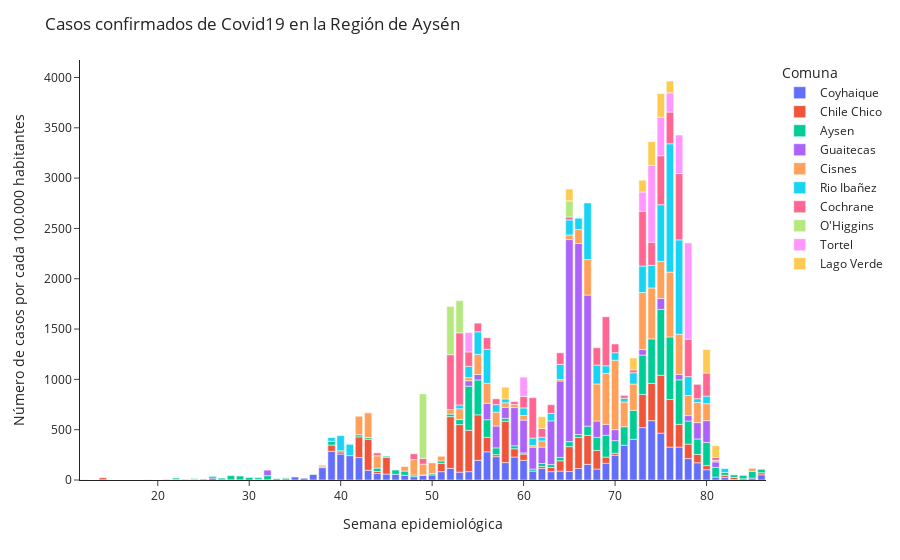

The notebook cell this image was saved under:
### Code cell
#Casos confirmados

px.bar(df_tasa[(df_tasa['etapa_clinica']=='CONFIRMADA')],
        x= 'semana_epidemiologica_21',
        y= 'bypop_total',
        color='comuna_seremi_xi',
       labels={'comuna_seremi_xi':'Comuna'},
       ).update_layout(title= 'Casos confirmados de Covid19 en la Región de Aysén',
                       yaxis_title='Número de casos por cada 100.000 habitantes',
                       xaxis_title='Semana epidemiológica',
                       template='simple_white')

### Figure 1 — Plotly figure (JSON) as saved in the notebook; plotly's stock layout.template omitted (floating-point values rounded to 4 significant figures)
{"data": [{"alignmentgroup": "True", "hovertemplate": "Comuna=Coyhaique<br>semana_epidemiologica_21=%{x}<br>bypop_total=%{y}<extra></extra>", "legendgroup": "Coyhaique", "marker": {"color": "#636efa"}, "name": "Coyhaique", "offsetgroup": "Coyhaique", "orientation": "v", "showlegend": true, "textposition": "auto", "type": "bar", "x": [12, 14, 19, 21, 22, 23, 24, 26, 27, 28, 29, 31, 32, 34, 35, 36, 37, 38, 39, 40, 41, 42, 43, 44, 45, 46, 47, 48, 49, 50, 51, 52, 53, 54, 55, 56, 57, 58, 59, 60, 61, 62, 63, 64, 65, 66, 67, 68, 69, 70, 71, 72, 73, 74, 75, 76, 77, 78, 79, 80, 81, 82, 83, 84, 85, 86], "xaxis": "x", "y": [1.73, 1.73, 1.73, 3.459, 6.918, 5.189, 5.189, 19.03, 1.73, 1.73, 1.73, 6.918, 1.73, 12.11, 29.4, 17.3, 55.35, 122.8, 285.4, 257.7, 242.1, 223.1, 96.86, 63.99, 58.81, 57.08, 46.7, 32.86, 46.7, 50.16, 83.02, 115.9, 77.83, 83.02, 195.4, 280.2, 231.8, 173.0, 228.3, 195.4, 88.21, 114.2, 83.02, 88.21, 84.75, 114.2, 155.7, 109.0, 166.0, 245.6, 345.9, 404.7, 520.6, 589.8, 465.3, 326.9, 326.9, 212.7, 171.2, 102.0, 29.4, 25.94, 5.189, 12.11, 19.03, 51.89], "yaxis": "y"}, {"alignmentgroup": "True", "hovertemplate": "Comuna=Chile Chico<br>semana_epidemiologica_21=%{x}<br>bypop_total=%{y}<extra></extra>", "legendgroup": "Chile Chico", "marker": {"color": "#EF553B"}, "name": "Chile Chico", "offsetgroup": "Chile Chico", "orientation": "v", "showlegend": true, "textposition": "auto", "type": "bar", "x": [14, 39, 40, 42, 43, 44, 45, 51, 52, 53, 54, 55, 56, 57, 58, 59, 60, 62, 63, 64, 65, 66, 67, 68, 69, 70, 73, 74, 75, 76, 77, 78, 79, 80, 82, 83, 86], "xaxis": "x", "y": [20.55, 61.66, 20.55, 205.5, 308.3, 20.55, 164.4, 82.22, 513.9, 472.8, 411.1, 452.2, 143.9, 20.55, 411.1, 82.22, 61.66, 20.55, 41.11, 102.8, 246.7, 308.3, 287.8, 185.0, 61.66, 20.55, 328.9, 370.0, 575.5, 472.8, 226.1, 143.9, 82.22, 41.11, 20.55, 20.55, 20.55], "yaxis": "y"}, {"alignmentgroup": "True", "hovertemplate": "Comuna=Aysen<br>semana_epidemiologica_21=%{x}<br>bypop_total=%{y}<extra></extra>", "legendgroup": "Aysen", "marker": {"color": "#00cc96"}, "name": "Aysen", "offsetgroup": "Aysen", "orientation": "v", "showlegend": true, "textposition": "auto", "type": "bar", "x": [22, 24, 25, 26, 27, 28, 29, 30, 31, 32, 33, 34, 37, 38, 39, 40, 42, 43, 44, 45, 46, 47, 48, 49, 50, 51, 52, 53, 54, 55, 56, 57, 58, 59, 60, 61, 62, 63, 64, 65, 66, 67, 68, 69, 70, 71, 72, 73, 74, 75, 76, 77, 78, 79, 80, 81, 82, 83, 84, 85, 86], "xaxis": "x", "y": [12.52, 8.348, 8.348, 16.7, 16.7, 41.74, 37.56, 25.04, 16.7, 41.74, 12.52, 8.348, 4.174, 8.348, 37.56, 12.52, 20.87, 16.7, 33.39, 12.52, 41.74, 41.74, 16.7, 4.174, 12.52, 25.04, 25.04, 50.09, 438.2, 346.4, 175.3, 66.78, 29.22, 29.22, 12.52, 20.87, 29.22, 29.22, 33.39, 50.09, 29.22, 91.82, 129.4, 217.0, 125.2, 183.6, 288.0, 392.3, 442.4, 655.3, 621.9, 442.4, 229.6, 154.4, 229.6, 96.0, 29.22, 25.04, 33.39, 66.78, 33.39], "yaxis": "y"}, {"alignmentgroup": "True", "hovertemplate": "Comuna=Guaitecas<br>semana_epidemiologica_21=%{x}<br>bypop_total=%{y}<extra></extra>", "legendgroup": "Guaitecas", "marker": {"color": "#ab63fa"}, "name": "Guaitecas", "offsetgroup": "Guaitecas", "orientation": "v", "showlegend": true, "textposition": "auto", "type": "bar", "x": [32, 54, 55, 56, 57, 58, 59, 60, 61, 62, 63, 64, 65, 66, 67, 68, 69, 70, 73, 75, 77, 78, 79, 80, 81], "xaxis": "x", "y": [54.26, 54.26, 54.26, 162.8, 217.0, 108.5, 379.8, 325.6, 217.0, 162.8, 434.1, 759.6, 2008.0, 1899.0, 1302.0, 162.8, 108.5, 108.5, 54.26, 108.5, 54.26, 54.26, 162.8, 217.0, 54.26], "yaxis": "y"}, {"alignmentgroup": "True", "hovertemplate": "Comuna=Cisnes<br>semana_epidemiologica_21=%{x}<br>bypop_total=%{y}<extra></extra>", "legendgroup": "Cisnes", "marker": {"color": "#FFA15A"}, "name": "Cisnes", "offsetgroup": "Cisnes", "orientation": "v", "showlegend": true, "textposition": "auto", "type": "bar", "x": [38, 42, 43, 44, 47, 48, 49, 50, 51, 52, 53, 54, 55, 56, 57, 58, 59, 60, 61, 62, 64, 65, 66, 67, 68, 69, 70, 71, 72, 73, 74, 75, 76, 77, 78, 79, 80, 81, 85], "xaxis": "x", "y": [15.34, 184.1, 245.5, 122.8, 46.03, 153.4, 107.4, 107.4, 46.03, 46.03, 107.4, 30.69, 199.5, 199.5, 138.1, 46.03, 30.69, 46.03, 15.34, 61.38, 15.34, 46.03, 138.1, 352.9, 368.3, 506.4, 690.5, 245.5, 260.9, 567.7, 506.4, 368.3, 644.5, 399.0, 199.5, 199.5, 168.8, 15.34, 30.69], "yaxis": "y"}, {"alignmentgroup": "True", "hovertemplate": "Comuna=Rio Ibañez<br>semana_epidemiologica_21=%{x}<br>bypop_total=%{y}<extra></extra>", "legendgroup": "Rio Ibañez", "marker": {"color": "#19d3f3"}, "name": "Rio Ibañez", "offsetgroup": "Rio Ibañez", "orientation": "v", "showlegend": true, "textposition": "auto", "type": "bar", "x": [39, 40, 41, 53, 54, 55, 56, 57, 58, 60, 61, 62, 63, 64, 65, 66, 67, 68, 69, 70, 71, 72, 73, 74, 75, 76, 77, 78, 79, 80, 82], "xaxis": "x", "y": [37.51, 150.0, 112.5, 37.51, 112.5, 225.1, 337.6, 75.02, 37.51, 75.02, 75.02, 37.51, 75.02, 150.0, 150.0, 112.5, 562.6, 187.5, 75.02, 75.02, 37.51, 112.5, 262.6, 225.1, 562.6, 1275.0, 937.7, 187.5, 37.51, 75.02, 37.51], "yaxis": "y"}, {"alignmentgroup": "True", "hovertemplate": "Comuna=Cochrane<br>semana_epidemiologica_21=%{x}<br>bypop_total=%{y}<extra></extra>", "legendgroup": "Cochrane", "marker": {"color": "#FF6692"}, "name": "Cochrane", "offsetgroup": "Cochrane", "orientation": "v", "showlegend": true, "textposition": "auto", "type": "bar", "x": [44, 48, 49, 52, 53, 54, 55, 56, 57, 59, 60, 61, 62, 63, 64, 65, 68, 69, 70, 71, 72, 73, 74, 75, 76, 77, 78, 79, 80, 81], "xaxis": "x", "y": [28.65, 57.31, 57.31, 544.4, 716.3, 143.3, 85.96, 114.6, 57.31, 28.65, 114.6, 401.1, 85.96, 85.96, 114.6, 28.65, 171.9, 487.1, 85.96, 28.65, 28.65, 544.4, 229.2, 487.1, 315.2, 659.0, 372.5, 143.3, 229.2, 28.65], "yaxis": "y"}, {"alignmentgroup": "True", "hovertemplate": "Comuna=O'Higgins<br>semana_epidemiologica_21=%{x}<br>bypop_total=%{y}<extra></extra>", "legendgroup": "O'Higgins", "marker": {"color": "#B6E880"}, "name": "O'Higgins", "offsetgroup": "O'Higgins", "orientation": "v", "showlegend": true, "textposition": "auto", "type": "bar", "x": [49, 52, 53, 65], "xaxis": "x", "y": [640, 480.0, 320, 160], "yaxis": "y"}, {"alignmentgroup": "True", "hovertemplate": "Comuna=Tortel<br>semana_epidemiologica_21=%{x}<br>bypop_total=%{y}<extra></extra>", "legendgroup": "Tortel", "marker": {"color": "#FF97FF"}, "name": "Tortel", "offsetgroup": "Tortel", "orientation": "v", "showlegend": true, "textposition": "auto", "type": "bar", "x": [54, 60, 73, 74, 75, 76, 77, 78], "xaxis": "x", "y": [191.2, 191.2, 191.2, 764.8, 382.4, 191.2, 382.4, 956.0], "yaxis": "y"}, {"alignmentgroup": "True", "hovertemplate": "Comuna=Lago Verde<br>semana_epidemiologica_21=%{x}<br>bypop_total=%{y}<extra></extra>", "legendgroup": "Lago Verde", "marker": {"color": "#FECB52"}, "name": "Lago Verde", "offsetgroup": "Lago Verde", "orientation": "v", "showlegend": true, "textposition": "auto", "type": "bar", "x": [58, 62, 65, 72, 73, 74, 75, 76, 80, 81], "xaxis": "x", "y": [117.4, 117.4, 117.4, 117.4, 117.4, 234.7, 234.7, 117.4, 234.7, 117.4], "yaxis": "y"}], "layout": {"barmode": "relative", "legend": {"title": {"text": "Comuna"}, "tracegroupgap": 0}, "margin": {"t": 60}, "title": {"text": "Casos confirmados de Covid19 en la Región de Aysén"}, "xaxis": {"anchor": "y", "domain": [0, 1], "title": {"text": "Semana epidemiológica"}}, "yaxis": {"anchor": "x", "domain": [0, 1], "title": {"text": "Número de casos por cada 100.000 habitantes"}}}}
